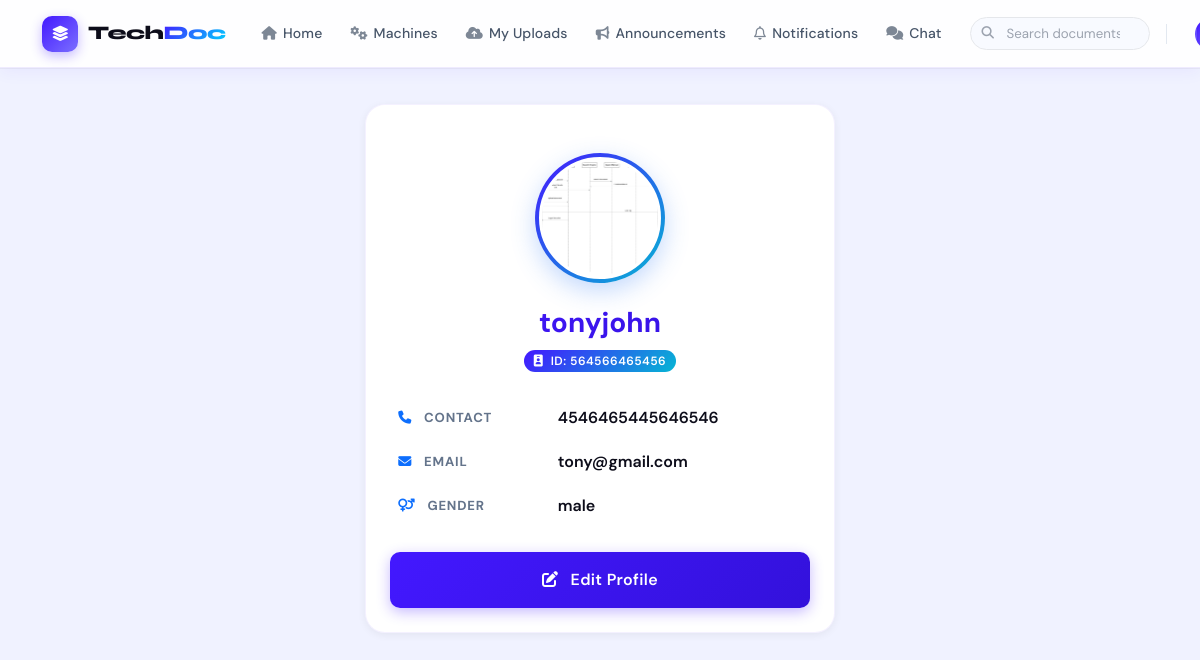
Page /user/Myprofile/ (signed in) on the earlier database version.
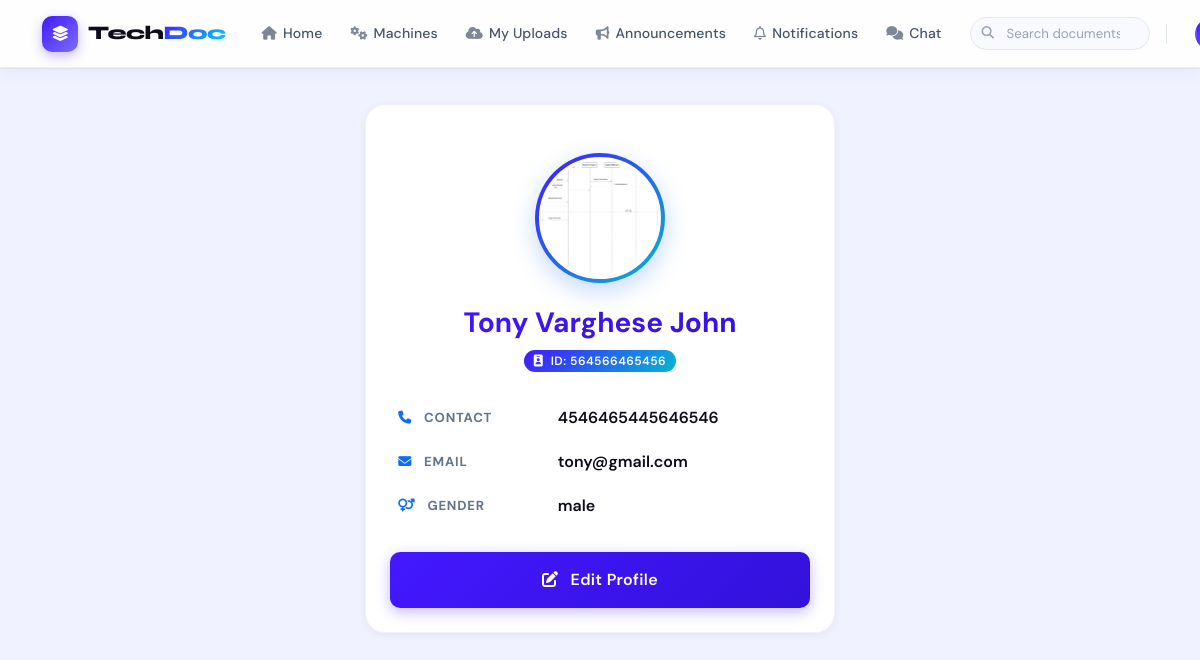
Same page on the later database version.
### guest/models.py (models this page shows)
class User(models.Model):
    name = models.CharField(max_length=50)
    contact = models.CharField(max_length=50)
    employeid = models.CharField(max_length=50)
    email = models.EmailField(unique=True, null=True)
    gender = models.CharField(max_length=50)
    photo = models.FileField(upload_to='UserPhoto/')
    password = models.CharField(max_length=50)
    status = models.CharField(max_length=20, default='pending')
    class Meta:
        db_table = 'tbl_user'

### user/views.py (the view)
# urls.py: path('Myprofile/', views.myprofile,name="myprofile"),
def myprofile(request):
    uid = request.session.get('uid')
    if not uid:
        return redirect('guest:login')  # redirect if not logged in
    try:
        data = User.objects.get(id=uid)
    except User.DoesNotExist:
        return redirect('guest:login')  # user deleted or not found
    return render(request, 'user/Myprofile.html', {'data': data})

### user/Templates/user/Myprofile.html (shortened to what this page needs)
{% include 'user/Header.html' %}
<div class="row justify-content-center mb-5">
    <div class="col-md-6 col-lg-5">
        <div class="card shadow-lg border-0 text-center p-4 pt-5 profile-card">
            <div class="mb-4">
                <div class="profile-avatar-ring mx-auto">
                    {% if data.photo %}
                    <img src="{{ data.photo.url }}" alt="{{ data.name }}"
                        style="width:100%;height:100%;border-radius:50%;object-fit:cover;">
                    {% else %}
                    <div class="avatar-inner"
                        style="background: linear-gradient(135deg, var(--primary), var(--primary-dark)); color: white; font-size: 2.5rem; display:flex; align-items:center; justify-content:center; border-radius:50%;">
                        <i class="fa-solid fa-user"></i>
                    </div>
                    {% endif %}
                </div>
                <h3 class="mt-3 fw-bold"
                    style="background: linear-gradient(135deg, var(--primary), var(--primary-dark)); -webkit-background-clip: text; background-clip: text; -webkit-text-fill-color: transparent;">
                    {{ data.name }}</h3>
                <span class="badge"
                    style="background: linear-gradient(135deg, var(--primary), var(--info)); color:white;">
                    <i class="fa-solid fa-id-badge me-1"></i> ID: {{ data.employeid }}
                </span>
            </div>
            <table class="table table-borderless text-start align-middle mb-4">
                <tbody>
                    <tr class="profile-info-row">
                        <td><i class="fa-solid fa-phone me-2 text-primary"></i> Contact</td>
                        <td>{{ data.contact }}</td>
                    </tr>
                    <tr class="profile-info-row">
                        <td><i class="fa-solid fa-envelope me-2 text-primary"></i> Email</td>
                        <td>{{ data.email }}</td>
                    </tr>
                    <tr class="profile-info-row">
                        <td><i class="fa-solid fa-venus-mars me-2 text-primary"></i> Gender</td>
                        <td>{{ data.gender }}</td>
                    </tr>
                </tbody>
            </table>
            <a href="{% url 'webuser:editprofile' %}" class="btn btn-primary-custom w-100 py-3">
                <i class="fa-solid fa-pen-to-square me-2"></i> Edit Profile
            </a>
        </div>
    </div>
</div>
</div>
</body>
</html>

Differences in the rows shown:
changed User "tony@gmail.com": name "tonyjohn" → "Tony Varghese John"
